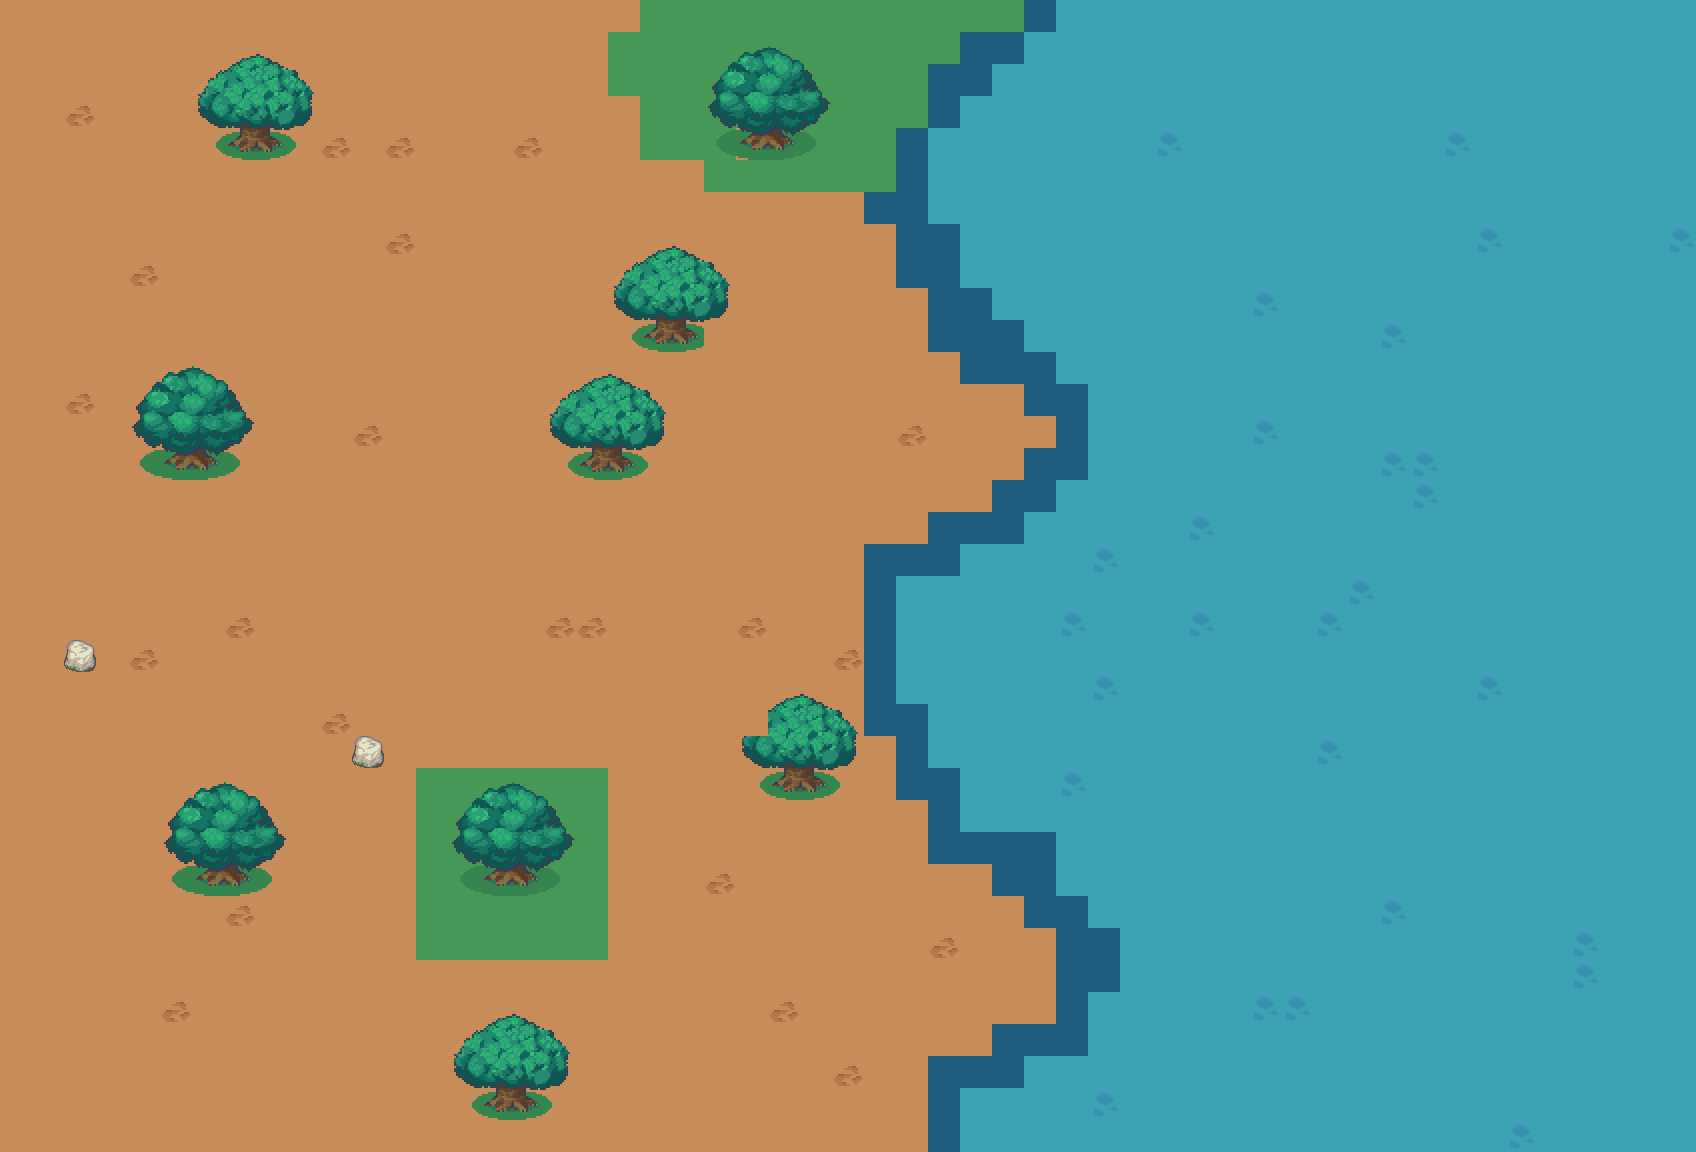

A 2D game scene composited from a Tiled map and its tileset images. What follows is a short description and the map's XML, with each tile layer's data collapsed to a summary:
An orthogonal 53x36 tile map with 32x32 px tiles, 5 tile layers (background layer, waterlayer, watergrass, rocklayer, ...), 3 tilesets and 2 objects (rope, tape).

<map version="1.10" tiledversion="1.10.2" orientation="orthogonal" renderorder="right-down" width="53" height="36" tilewidth="32" tileheight="32" infinite="0" nextlayerid="18" nextobjectid="3">
 <editorsettings>
  <export target="map3.tmj" format="json" />
 </editorsettings>
 <tileset firstgid="1" name="11_Camping_32x32" tilewidth="32" tileheight="32" tilecount="5408" columns="32">
  <image source="11_Camping_32x32.png" width="1024" height="5408" />
 </tileset>
 <tileset firstgid="5409" name="forest_tiles" tilewidth="32" tileheight="32" tilecount="256" columns="16">
  <image source="forest_tiles.png" width="512" height="512" />
 </tileset>
 <tileset firstgid="5665" name="desert1" tilewidth="32" tileheight="32" tilecount="256" columns="16">
  <image source="desert1.png" width="512" height="512" />
 </tileset>
 <layer id="1" name="background layer" width="53" height="36">
  <data>[1908 cells, 1908 non-empty, 1 distinct tile ids]</data>
 </layer>
 <layer id="13" name="waterlayer" width="53" height="36">
  <data>[1908 cells, 853 non-empty, 3 distinct tile ids]</data>
 </layer>
 <layer id="11" name="watergrass" width="53" height="36">
  <data>[1908 cells, 112 non-empty, 2 distinct tile ids]</data>
 </layer>
 <layer id="16" name="rocklayer" width="53" height="36">
  <data>[1908 cells, 2 non-empty, 1 distinct tile ids]</data>
 </layer>
 <layer id="12" name="treelayer" width="53" height="36">
  <data>[1908 cells, 140 non-empty, 32 distinct tile ids]</data>
 </layer>
 <objectgroup id="17" name="Object Layer 1">
  <object id="1" name="rope" x="484" y="132">
   <point />
  </object>
  <object id="2" name="tape" x="756" y="1082">
   <point />
  </object>
 </objectgroup>
</map>
